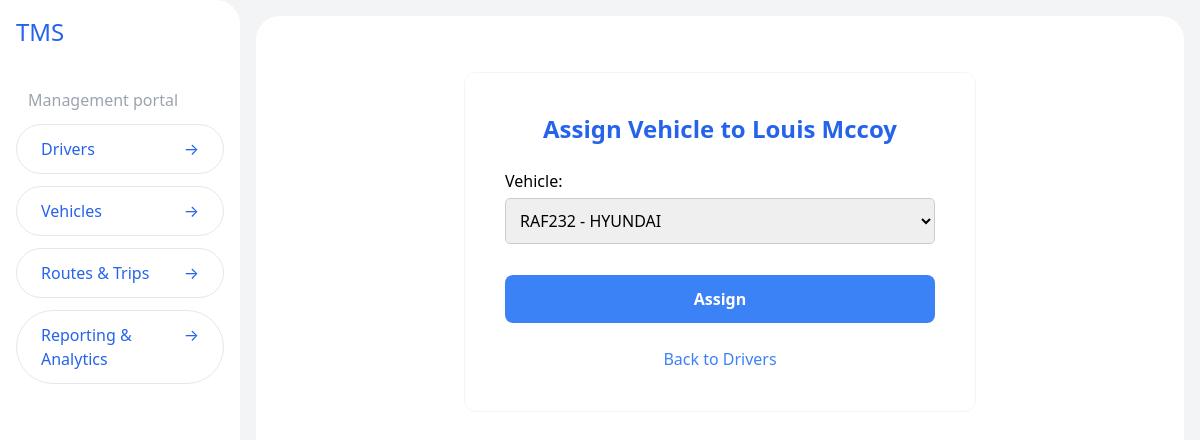
/drivers/assign/4/, run on an earlier commit of the app's database.
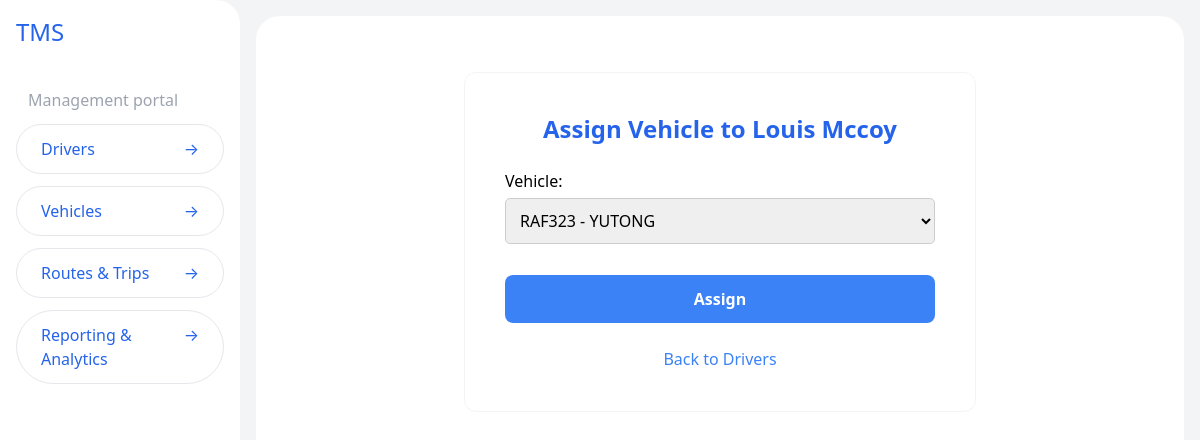
And on a later commit of the database.
### drivers/models.py (models this page shows, shortened)
class Driver(models.Model):
  name = models.CharField(max_length=100)
  license_number = models.CharField(max_length=50, unique=True)
  vehicle = models.ForeignKey(Vehicle, on_delete=models.SET_NULL, null=True, blank=True)

### drivers/views.py (the view)
# urls.py: path('assign/<int:driver_id>/', assign_vehicle_to_driver, name='assign-vehicle-to-driver'),
def assign_vehicle_to_driver(request, driver_id):
    driver = get_object_or_404(Driver, id=driver_id)
    if request.method == 'POST':
        form = AssignVehicleForm(request.POST, instance=driver)
        if form.is_valid():
            form.save()
            return redirect('driver-list')
    else:
        form = AssignVehicleForm(instance=driver)
    return render(request, 'assign-vehicle.html', {'form': form, 'driver': driver})

### drivers/forms.py
class AssignVehicleForm(forms.ModelForm):
  class Meta:
    model = Driver
    fields = ['vehicle']

### vehicles/models.py (called while the page is built)
    def __str__(self):
        return f"{self.license_plate} - {self.model}"

### drivers/templates/assign-vehicle.html (shortened to what this page needs)
{% extends "layout.html" %}
{% block content %}
<div class="max-w-lg mx-auto bg-white p-10 rounded-xl border border-gray-100 mt-10">
  <h1 class="text-2xl font-semibold text-blue-600 mb-6 text-center">Assign Vehicle to {{ driver.name }}</h1>
  <form method="post" class="space-y-4 form-container">
    <div class="space-y-2">{{ form.as_p }}</div>
    <button type="submit" class="w-full py-3 bg-blue-500 text-white font-bold rounded-lg hover:bg-blue-400 transition-all duration-300">Assign</button>
  </form>
  <a href="{% url 'driver-list' %}" class="block text-center text-blue-500 mt-6 hover:underline"> Back to Drivers </a>
</div>
{% endblock %}

What changed in the data, as far as the page shows it:
changed Driver "Louis Mccoy": vehicle "RAF232 - HYUNDAI" → "RAF323 - YUTONG"
